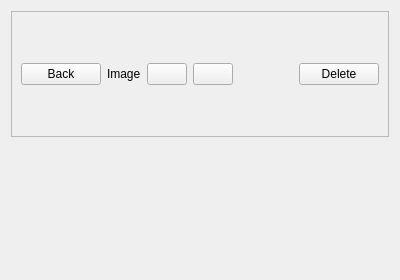
<?xml version="1.0" encoding="UTF-8"?>
<ui version="4.0">
 <class>PictureWidget</class>
 <widget class="QWidget" name="PictureWidget">
  <property name="geometry">
   <rect>
    <x>0</x>
    <y>0</y>
    <width>400</width>
    <height>280</height>
   </rect>
  </property>
  <property name="minimumSize">
   <size>
    <width>0</width>
    <height>280</height>
   </size>
  </property>
  <property name="windowTitle">
   <string>Form</string>
  </property>
  <layout class="QVBoxLayout" name="verticalLayout">
   <item>
    <widget class="QFrame" name="frame">
     <property name="frameShape">
      <enum>QFrame::StyledPanel</enum>
     </property>
     <property name="frameShadow">
      <enum>QFrame::Raised</enum>
     </property>
     <layout class="QHBoxLayout" name="horizontalLayout">
      <property name="sizeConstraint">
       <enum>QLayout::SetDefaultConstraint</enum>
      </property>
      <item>
       <widget class="QPushButton" name="backButton">
        <property name="text">
         <string>Back</string>
        </property>
        <property name="icon">
         <iconset resource="resource.qrc">
          <normaloff>:/icons/back-to-gallery.png</normaloff>:/icons/back-to-gallery.png</iconset>
        </property>
       </widget>
      </item>
      <item>
       <widget class="QLabel" name="nameLabel">
        <property name="text">
         <string>Image</string>
        </property>
       </widget>
      </item>
      <item>
       <widget class="QPushButton" name="previousButton">
        <property name="text">
         <string/>
        </property>
        <property name="icon">
         <iconset resource="resource.qrc">
          <normaloff>:/icons/photo-previous.png</normaloff>:/icons/photo-previous.png</iconset>
        </property>
       </widget>
      </item>
      <item>
       <widget class="QPushButton" name="nextButton">
        <property name="text">
         <string/>
        </property>
        <property name="icon">
         <iconset resource="resource.qrc">
          <normaloff>:/icons/photo-next.png</normaloff>:/icons/photo-next.png</iconset>
        </property>
       </widget>
      </item>
      <item>
       <spacer name="horizontalSpacer">
        <property name="orientation">
         <enum>Qt::Horizontal</enum>
        </property>
        <property name="sizeHint" stdset="0">
         <size>
          <width>40</width>
          <height>20</height>
         </size>
        </property>
       </spacer>
      </item>
      <item>
       <widget class="QPushButton" name="deleteButton">
        <property name="text">
         <string>Delete</string>
        </property>
        <property name="icon">
         <iconset resource="resource.qrc">
          <normaloff>:/icons/photo-delete.png</normaloff>:/icons/photo-delete.png</iconset>
        </property>
       </widget>
      </item>
     </layout>
    </widget>
   </item>
   <item>
    <widget class="QLabel" name="pictureLabel">
     <property name="text">
      <string/>
     </property>
    </widget>
   </item>
  </layout>
 </widget>
 <resources>
  <include location="resource.qrc"/>
 </resources>
 <connections/>
</ui>
